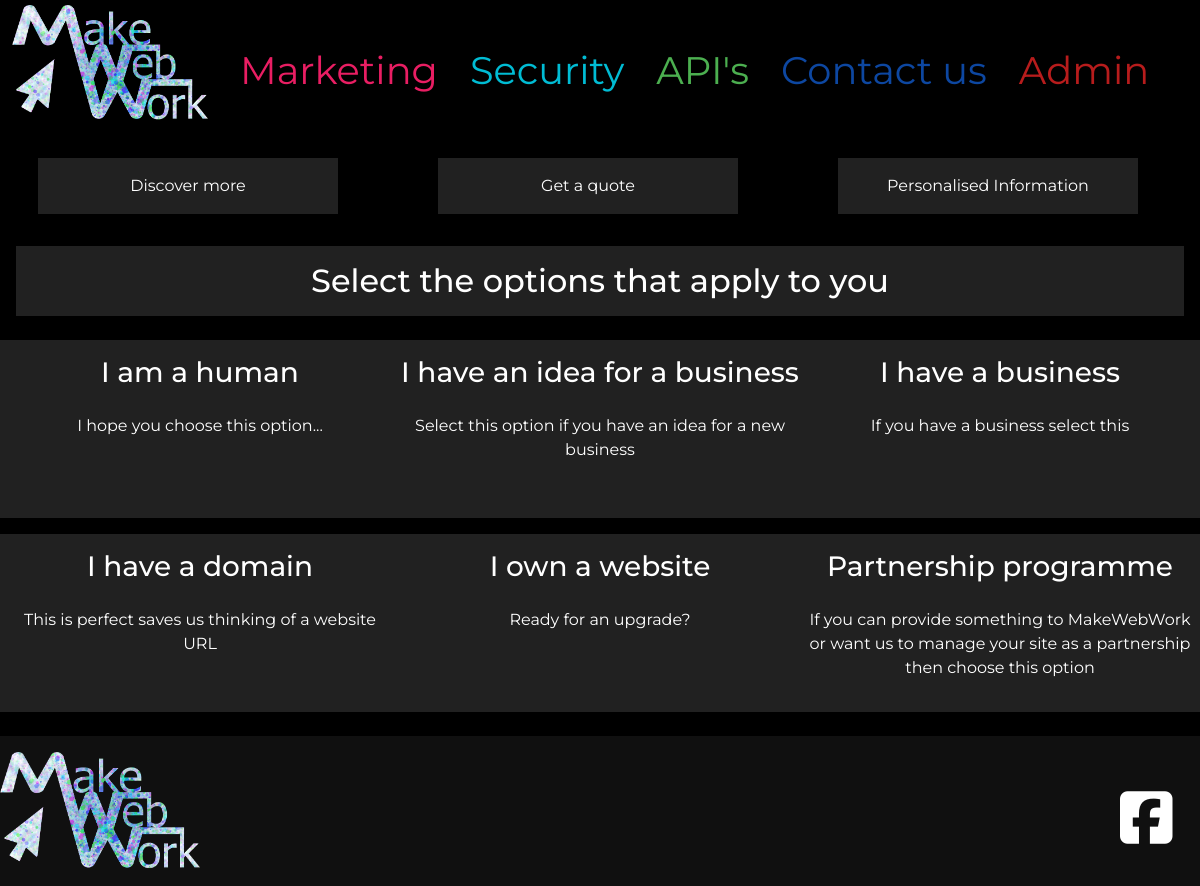
Page /contact (signed in) on the committed database.
### default_site/models.py (models this page shows, shortened)
class ContactOptions(models.Model):
    name = models.CharField(max_length=30, null=False, blank=False)
    description = models.CharField(max_length=500, null=False, blank=False)
    displayorder = models.IntegerField()
    display = models.BooleanField(default=True)

class Socials(models.Model):
    brand = models.CharField(max_length=30, null=False, blank=False)
    fontawesome = models.CharField(max_length=50, null=False, blank=False)
    link = models.CharField(max_length=150, null="true", blank="true")
    display = models.BooleanField(null=False, blank=False, default=True)

### default_site/views.py (the view, shortened to what this page needs)
# urls.py: path('contact', contact, name="contact"),
@login_required
def contact(request):
    context = {
        "selectoptions": Selectoptions.objects.all(),
        "questions": FormQuestions.objects.all(),
        "socials": Socials.objects.all(),
        "options": ContactOptions.objects.all().order_by("displayorder").values() # noqa
    }
    return render(request, 'default_site/contact.html', context)

### default_site/templates/default_site/contact.html (shortened to what this page needs)
{% extends 'base.html' %}
{% load static %}
{% block extra_css %}
<link rel="stylesheet" type="text/css" href="{% static '/css/webformstyles.css' %}">
{% endblock %}
{% block content %}
<div id="initial" class="col-12">
    <div class="row choice-container">
        <a class="text-center col-12 col-md-3 grey darken-4 text-center my-3 py-3 grey-link" href="{% url 'home' %}">Discover more</a>
        {% if user.is_authenticated %}
        <a class="text-center col-12 col-md-3 grey darken-4 text-center my-3 py-3 grey-link" href="{% url 'journey' 'home' %}">Get a quote</a>
        {% else %}
        <a class="text-center col-12 col-md-3 grey darken-4 text-center my-3 py-3 grey-link" href="{% url 'account_login' %}">Login for quotes</a>
        {% endif %}
        <a class="text-center col-12 col-md-3 grey darken-4 text-center my-3 py-3 grey-link" href="{% url 'important' %}">Personalised Information</a>
    </div>
    <h2 class="grey darken-4 mx-3 my-3 text-center py-3">Select the options that apply to you</h2>
    <div class="selection-container">
    {% for option in options %}
    {% if option.display %}
        <div id="{{option.id}}" class="col-12 col-lg-6 col-xl-4 col-xxl-2 grey darken-4 text-center my-2 selectable" tabIndex = '0'>
            <h3 class="pt-3">{{option.name}}</h3>
            <p class="mx-2 py-3">
                {{option.description}}
            </p>
        </div>
    {% endif %}
    {% endfor %}
    </div>
</div>
{% endblock %}

### templates/base.html (shortened to what this page needs)
{% load static %}
<!doctype html>
<html lang="en">
  <head>
    {% block corecss %}
    <link href="https://cdn.jsdelivr.net/npm/bootstrap@5.0.2/dist/css/bootstrap.min.css" rel="stylesheet"
>
    <link rel="stylesheet" type="text/css" href="{% static '/css/colors.css' %}">
    <link rel="stylesheet" type="text/css" href="{% static '/css/styles.css' %}">
    {% endblock %}
    {% block extra_css %}
    {% endblock %}
  </head>
  <body class="black white-text">
    {% include 'includes/navbar.html' %}
    <div id="col-12">
    {% block content %}
    {% endblock %}
    </div>
    <footer class="mt-3 pt-3 grey op-1 general-container">
        <div class="col-2">
            <img class="img-fluid" src="{% static 'images/Makewebwork_logo.png' %}" alt="MakeWebWork's logo">
        </div>
        {% for icon in socials %}
            {% if icon.display and icon.link|length > 1 %}
            <div class="col-2">
                <a class="footer-icon" target="_blank" href="{{ icon.link }}">
                    <i class="{{icon.fontawesome}}"></i>
                </a>
            </div>
            {% endif %}
        {% endfor %}
    </footer>
  </body>
</html>

### static/css/styles.css (style rules this page uses)
a { text-decoration: none; color:inherit; }
body { font-family: 'Montserrat', sans-serif; }
.general-container { display: flex; width: 100%; flex-wrap: wrap; justify-content: space-between; flex-direction: row; align-items: center; }
.choice-container { display: flex; width: 100%; flex-wrap: wrap; justify-content: space-around; flex-direction: row; align-items: center; }
.footer-icon { font-size: 10vw; padding-left:5vw }
.selection-container { display: flex; width: 100%; flex-wrap: wrap; justify-content: left; flex-direction: row; align-items: center; }
@media (min-width: 992px) { .footer-icon { font-size: 5vw; padding-left:10vw } }

### rows in the picture
ContactOptions: name "I am a human", description "I hope you choose this option..."
ContactOptions: name "I have an idea for a business", description "Select this option if you have an idea for a new business"
ContactOptions: name "I have a business", description "If you have a business select this"
ContactOptions: name "I have a domain", description "This is perfect saves us thinking of a website URL"
ContactOptions: name "I own a website", description "Ready for an upgrade?"
ContactOptions: name "Partnership programme", description "If you can provide something to MakeWebWork or want us to manage your site as a partnership then choose this option"
